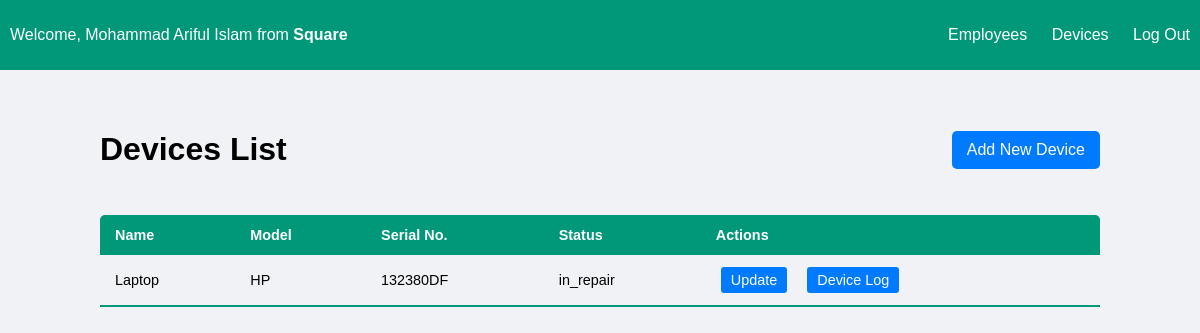
/devices/ (signed in), run on an earlier commit of the app's database.
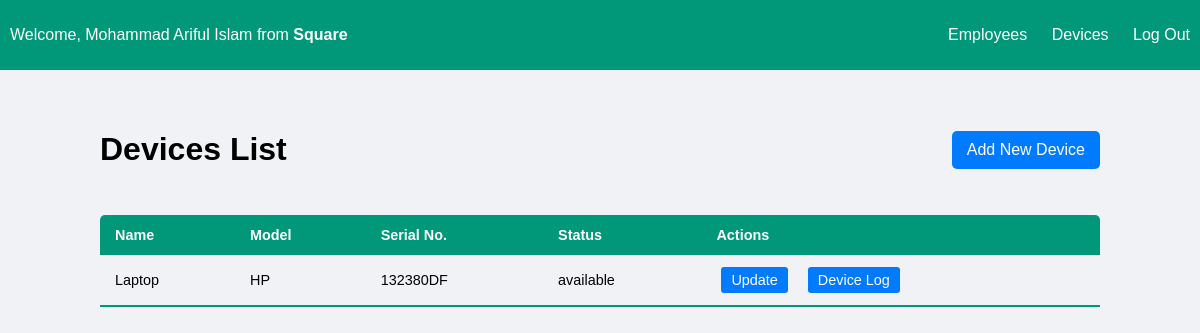
And on a later commit of the database.
### assetTracker/models.py (models this page shows, shortened)
class Device(models.Model):
    name = models.CharField(max_length=100)
    serial_number = models.CharField(max_length=100, unique=True)
    model = models.CharField(max_length=100)
    STATUS_CHOICES = [
        ('available', 'Available'),
        ('checked_out', 'Checked Out'),
        ('in_repair', 'In Repair'),
        ('out_of_service', 'Out of Service'),
    ]
    status = models.CharField(max_length=50, choices=STATUS_CHOICES, default='available')
    company = models.ForeignKey(Company, on_delete=models.CASCADE)
    created_at = models.DateTimeField(auto_now_add=True)

### assetTracker/views.py (the view)
# urls.py: path('devices/', views.list_devices, name='list_devices'),
@login_required(login_url='login')
def list_devices(request):
    devices = Device.objects.filter(company=request.user.employee.company)
    context = {
        'title': 'Devices List',
        'items': devices,
        'item_name': 'Device',
        'add_url': 'add_device',
        'update_url': 'update_device',
        'delete_url': 'delete_device',
    }
    return render(request, 'item_list.html', context)

### assetTracker/templates/item_list.html
{% extends 'navbar.html' %} {% block content %}
<div class="content-container">
    <div class="header-with-button">
        <h1>{{ title }}</h1>
        <a href="{% url add_url %}" class="action-button">Add New {{ item_name }}</a>
    </div>
    <table class="styled-table">
        <thead>
            <tr>
                <th>Name</th>
                {% if item_name == "Employee" %}
                <th>Department</th>
                <th>Role</th>
                {% else %}
                <th>Model</th>
                <th>Serial No.</th>
                <th>Status</th>
                {% endif %}
                <th>Actions</th>
            </tr>
        </thead>
        <tbody>
            {% for item in items %}
            <tr>
                <td>{{ item.name }}</td>
                {% if item_name == "Employee" %}
                <td>{{ item.department }}</td>
                <td>{{ item.role }}</td>
                {% else %}
                <td>{{item.model}}</td>
                <td>{{item.serial_number}}</td>
                <td>{{item.status}}</td>
                {% endif %}
                <td>
                    <div class="table-actions">
                        <a href="{% url update_url item.id %}" class="btn table-btn">Update</a>
                        {% if item_name == "Employee" %}
                        {% if item.id != request.user.employee.id %}
                        <a href="{% url delete_url item.id %}" class="btn table-btn">Remove</a>
                        {% endif %}
                        {% else %}
                        <a href="{% url 'view_device_log' item.id %}" class="btn table-btn">Device Log</a>
                        {% endif %}
                    </div>
                </td>
            </tr>
            {% endfor %}
        </tbody>
    </table>
</div>
{% endblock %}

What changed in the data, as far as the page shows it:
changed Device "Laptop": status "in_repair" → "available"
